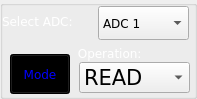
  <widget class="QGroupBox" name="groupBox">
   <property name="geometry">
    <rect>
     <x>585</x>
     <y>288</y>
     <width>197</width>
     <height>99</height>
    </rect>
   </property>
   <property name="palette">
    <palette>
     <active>
      <colorrole role="WindowText">
       <brush brushstyle="SolidPattern">
        <color alpha="255">
         <red>255</red>
         <green>255</green>
         <blue>255</blue>
        </color>
       </brush>
      </colorrole>
      <colorrole role="Text">
       <brush brushstyle="SolidPattern">
        <color alpha="255">
         <red>255</red>
         <green>255</green>
         <blue>255</blue>
        </color>
       </brush>
      </colorrole>
      <colorrole role="ButtonText">
       <brush brushstyle="SolidPattern">
        <color alpha="255">
         <red>255</red>
         <green>255</green>
         <blue>255</blue>
        </color>
       </brush>
      </colorrole>
     </active>
     <inactive>
      <colorrole role="WindowText">
       <brush brushstyle="SolidPattern">
        <color alpha="255">
         <red>255</red>
         <green>255</green>
         <blue>255</blue>
        </color>
       </brush>
      </colorrole>
      <colorrole role="Text">
       <brush brushstyle="SolidPattern">
        <color alpha="255">
         <red>255</red>
         <green>255</green>
         <blue>255</blue>
        </color>
       </brush>
      </colorrole>
      <colorrole role="ButtonText">
       <brush brushstyle="SolidPattern">
        <color alpha="255">
         <red>255</red>
         <green>255</green>
         <blue>255</blue>
        </color>
       </brush>
      </colorrole>
     </inactive>
     <disabled>
      <colorrole role="WindowText">
       <brush brushstyle="SolidPattern">
        <color alpha="255">
         <red>116</red>
         <green>116</green>
         <blue>116</blue>
        </color>
       </brush>
      </colorrole>
      <colorrole role="Text">
       <brush brushstyle="SolidPattern">
        <color alpha="255">
         <red>116</red>
         <green>116</green>
         <blue>116</blue>
        </color>
       </brush>
      </colorrole>
      <colorrole role="ButtonText">
       <brush brushstyle="SolidPattern">
        <color alpha="255">
         <red>116</red>
         <green>116</green>
         <blue>116</blue>
        </color>
       </brush>
      </colorrole>
     </disabled>
    </palette>
   </property>
   <property name="font">
    <font>
     <family>DejaVu Sans</family>
     <weight>50</weight>
     <bold>false</bold>
    </font>
   </property>
   <property name="title">
    <string/>
   </property>
   <widget class="QComboBox" name="cmdRWop_3">
    <property name="geometry">
     <rect>
      <x>79</x>
      <y>62</y>
      <width>111</width>
      <height>31</height>
     </rect>
    </property>
    <property name="palette">
     <palette>
      <active>
       <colorrole role="WindowText">
        <brush brushstyle="SolidPattern">
         <color alpha="255">
          <red>0</red>
          <green>0</green>
          <blue>0</blue>
         </color>
        </brush>
       </colorrole>
       <colorrole role="Text">
        <brush brushstyle="SolidPattern">
         <color alpha="255">
          <red>0</red>
          <green>0</green>
          <blue>0</blue>
         </color>
        </brush>
       </colorrole>
       <colorrole role="ButtonText">
        <brush brushstyle="SolidPattern">
         <color alpha="255">
          <red>0</red>
          <green>0</green>
          <blue>0</blue>
         </color>
        </brush>
       </colorrole>
      </active>
      <inactive>
       <colorrole role="WindowText">
        <brush brushstyle="SolidPattern">
         <color alpha="255">
          <red>0</red>
          <green>0</green>
          <blue>0</blue>
         </color>
        </brush>
       </colorrole>
       <colorrole role="Text">
        <brush brushstyle="SolidPattern">
         <color alpha="255">
          <red>0</red>
          <green>0</green>
          <blue>0</blue>
         </color>
        </brush>
       </colorrole>
       <colorrole role="ButtonText">
        <brush brushstyle="SolidPattern">
         <color alpha="255">
          <red>0</red>
          <green>0</green>
          <blue>0</blue>
         </color>
        </brush>
       </colorrole>
      </inactive>
      <disabled>
       <colorrole role="WindowText">
        <brush brushstyle="SolidPattern">
         <color alpha="255">
          <red>0</red>
          <green>0</green>
          <blue>0</blue>
         </color>
        </brush>
       </colorrole>
       <colorrole role="Text">
        <brush brushstyle="SolidPattern">
         <color alpha="255">
          <red>0</red>
          <green>0</green>
          <blue>0</blue>
         </color>
        </brush>
       </colorrole>
       <colorrole role="ButtonText">
        <brush brushstyle="SolidPattern">
         <color alpha="255">
          <red>0</red>
          <green>0</green>
          <blue>0</blue>
         </color>
        </brush>
       </colorrole>
      </disabled>
     </palette>
    </property>
    <property name="font">
     <font>
      <family>DejaVu Sans</family>
      <pointsize>16</pointsize>
      <weight>50</weight>
      <bold>false</bold>
     </font>
    </property>
    <item>
     <property name="text">
      <string>READ</string>
     </property>
    </item>
    <item>
     <property name="text">
      <string>WRITE</string>
     </property>
    </item>
   </widget>
   <widget class="QComboBox" name="cmbADCSel_3">
    <property name="geometry">
     <rect>
      <x>98</x>
      <y>6</y>
      <width>91</width>
      <height>34</height>
     </rect>
    </property>
    <property name="palette">
     <palette>
      <active>
       <colorrole role="WindowText">
        <brush brushstyle="SolidPattern">
         <color alpha="255">
          <red>0</red>
          <green>0</green>
          <blue>0</blue>
         </color>
        </brush>
       </colorrole>
       <colorrole role="Text">
        <brush brushstyle="SolidPattern">
         <color alpha="255">
          <red>0</red>
          <green>0</green>
          <blue>0</blue>
         </color>
        </brush>
       </colorrole>
       <colorrole role="ButtonText">
        <brush brushstyle="SolidPattern">
         <color alpha="255">
          <red>0</red>
          <green>0</green>
          <blue>0</blue>
         </color>
        </brush>
       </colorrole>
      </active>
      <inactive>
       <colorrole role="WindowText">
        <brush brushstyle="SolidPattern">
         <color alpha="255">
          <red>0</red>
          <green>0</green>
          <blue>0</blue>
         </color>
        </brush>
       </colorrole>
       <colorrole role="Text">
        <brush brushstyle="SolidPattern">
         <color alpha="255">
          <red>0</red>
          <green>0</green>
          <blue>0</blue>
         </color>
        </brush>
       </colorrole>
       <colorrole role="ButtonText">
        <brush brushstyle="SolidPattern">
         <color alpha="255">
          <red>0</red>
          <green>0</green>
          <blue>0</blue>
         </color>
        </brush>
       </colorrole>
      </inactive>
      <disabled>
       <colorrole role="WindowText">
        <brush brushstyle="SolidPattern">
         <color alpha="255">
          <red>0</red>
          <green>0</green>
          <blue>0</blue>
         </color>
        </brush>
       </colorrole>
       <colorrole role="Text">
        <brush brushstyle="SolidPattern">
         <color alpha="255">
          <red>0</red>
          <green>0</green>
          <blue>0</blue>
         </color>
        </brush>
       </colorrole>
       <colorrole role="ButtonText">
        <brush brushstyle="SolidPattern">
         <color alpha="255">
          <red>0</red>
          <green>0</green>
          <blue>0</blue>
         </color>
        </brush>
       </colorrole>
      </disabled>
     </palette>
    </property>
    <property name="font">
     <font>
      <family>DejaVu Sans</family>
      <weight>50</weight>
      <bold>false</bold>
     </font>
    </property>
    <item>
     <property name="text">
      <string>ADC 1</string>
     </property>
    </item>
    <item>
     <property name="text">
      <string>ADC 2</string>
     </property>
    </item>
   </widget>
   <widget class="QLabel" name="label_408">
    <property name="geometry">
     <rect>
      <x>74</x>
      <y>43</y>
      <width>81</width>
      <height>20</height>
     </rect>
    </property>
    <property name="palette">
     <palette>
      <active>
       <colorrole role="WindowText">
        <brush brushstyle="SolidPattern">
         <color alpha="255">
          <red>255</red>
          <green>255</green>
          <blue>255</blue>
         </color>
        </brush>
       </colorrole>
       <colorrole role="Text">
        <brush brushstyle="SolidPattern">
         <color alpha="255">
          <red>255</red>
          <green>255</green>
          <blue>255</blue>
         </color>
        </brush>
       </colorrole>
       <colorrole role="ButtonText">
        <brush brushstyle="SolidPattern">
         <color alpha="255">
          <red>255</red>
          <green>255</green>
          <blue>255</blue>
         </color>
        </brush>
       </colorrole>
      </active>
      <inactive>
       <colorrole role="WindowText">
        <brush brushstyle="SolidPattern">
         <color alpha="255">
          <red>255</red>
          <green>255</green>
          <blue>255</blue>
         </color>
        </brush>
       </colorrole>
       <colorrole role="Text">
        <brush brushstyle="SolidPattern">
         <color alpha="255">
          <red>255</red>
          <green>255</green>
          <blue>255</blue>
         </color>
        </brush>
       </colorrole>
       <colorrole role="ButtonText">
        <brush brushstyle="SolidPattern">
         <color alpha="255">
          <red>255</red>
          <green>255</green>
          <blue>255</blue>
         </color>
        </brush>
       </colorrole>
      </inactive>
      <disabled>
       <colorrole role="WindowText">
        <brush brushstyle="SolidPattern">
         <color alpha="255">
          <red>116</red>
          <green>116</green>
          <blue>116</blue>
         </color>
        </brush>
       </colorrole>
       <colorrole role="Text">
        <brush brushstyle="SolidPattern">
         <color alpha="255">
          <red>116</red>
          <green>116</green>
          <blue>116</blue>
         </color>
        </brush>
       </colorrole>
       <colorrole role="ButtonText">
        <brush brushstyle="SolidPattern">
         <color alpha="255">
          <red>116</red>
          <green>116</green>
          <blue>116</blue>
         </color>
        </brush>
       </colorrole>
      </disabled>
     </palette>
    </property>
    <property name="font">
     <font>
      <family>DejaVu Sans</family>
      <weight>50</weight>
      <bold>false</bold>
     </font>
    </property>
    <property name="text">
     <string> Operation:</string>
    </property>
   </widget>
   <widget class="QLabel" name="label_407">
    <property name="geometry">
     <rect>
      <x>2</x>
      <y>11</y>
      <width>91</width>
      <height>20</height>
     </rect>
    </property>
    <property name="palette">
     <palette>
      <active>
       <colorrole role="WindowText">
        <brush brushstyle="SolidPattern">
         <color alpha="255">
          <red>255</red>
          <green>255</green>
          <blue>255</blue>
         </color>
        </brush>
       </colorrole>
       <colorrole role="Text">
        <brush brushstyle="SolidPattern">
         <color alpha="255">
          <red>255</red>
          <green>255</green>
          <blue>255</blue>
         </color>
        </brush>
       </colorrole>
       <colorrole role="ButtonText">
        <brush brushstyle="SolidPattern">
         <color alpha="255">
          <red>255</red>
          <green>255</green>
          <blue>255</blue>
         </color>
        </brush>
       </colorrole>
      </active>
      <inactive>
       <colorrole role="WindowText">
        <brush brushstyle="SolidPattern">
         <color alpha="255">
          <red>255</red>
          <green>255</green>
          <blue>255</blue>
         </color>
        </brush>
       </colorrole>
       <colorrole role="Text">
        <brush brushstyle="SolidPattern">
         <color alpha="255">
          <red>255</red>
          <green>255</green>
          <blue>255</blue>
         </color>
        </brush>
       </colorrole>
       <colorrole role="ButtonText">
        <brush brushstyle="SolidPattern">
         <color alpha="255">
          <red>255</red>
          <green>255</green>
          <blue>255</blue>
         </color>
        </brush>
       </colorrole>
      </inactive>
      <disabled>
       <colorrole role="WindowText">
        <brush brushstyle="SolidPattern">
         <color alpha="255">
          <red>116</red>
          <green>116</green>
          <blue>116</blue>
         </color>
        </brush>
       </colorrole>
       <colorrole role="Text">
        <brush brushstyle="SolidPattern">
         <color alpha="255">
          <red>116</red>
          <green>116</green>
          <blue>116</blue>
         </color>
        </brush>
       </colorrole>
       <colorrole role="ButtonText">
        <brush brushstyle="SolidPattern">
         <color alpha="255">
          <red>116</red>
          <green>116</green>
          <blue>116</blue>
         </color>
        </brush>
       </colorrole>
      </disabled>
     </palette>
    </property>
    <property name="font">
     <font>
      <family>DejaVu Sans</family>
      <weight>50</weight>
      <bold>false</bold>
     </font>
    </property>
    <property name="text">
     <string>Select ADC:</string>
    </property>
   </widget>
   <widget class="QPushButton" name="butMode_3">
    <property name="geometry">
     <rect>
      <x>10</x>
      <y>54</y>
      <width>60</width>
      <height>40</height>
     </rect>
    </property>
    <property name="palette">
     <palette>
      <active>
       <colorrole role="WindowText">
        <brush brushstyle="SolidPattern">
         <color alpha="255">
          <red>0</red>
          <green>0</green>
          <blue>255</blue>
         </color>
        </brush>
       </colorrole>
       <colorrole role="Button">
        <brush brushstyle="LinearGradientPattern">
         <gradient startx="0.000000000000000" starty="0.000000000000000" endx="0.000000000000000" endy="1.000000000000000" type="LinearGradient" spread="PadSpread" coordinatemode="ObjectBoundingMode">
          <gradientstop position="0.000000000000000">
           <color alpha="255">
            <red>246</red>
            <green>247</green>
            <blue>250</blue>
           </color>
          </gradientstop>
          <gradientstop position="1.000000000000000">
           <color alpha="255">
            <red>218</red>
            <green>219</green>
            <blue>222</blue>
           </color>
          </gradientstop>
         </gradient>
        </brush>
       </colorrole>
       <colorrole role="Text">
        <brush brushstyle="SolidPattern">
         <color alpha="255">
          <red>0</red>
          <green>0</green>
          <blue>255</blue>
         </color>
        </brush>
       </colorrole>
       <colorrole role="ButtonText">
        <brush brushstyle="SolidPattern">
         <color alpha="255">
          <red>0</red>
          <green>0</green>
          <blue>255</blue>
         </color>
        </brush>
       </colorrole>
       <colorrole role="Base">
        <brush brushstyle="LinearGradientPattern">
         <gradient startx="0.000000000000000" starty="0.000000000000000" endx="0.000000000000000" endy="1.000000000000000" type="LinearGradient" spread="PadSpread" coordinatemode="ObjectBoundingMode">
          <gradientstop position="0.000000000000000">
           <color alpha="255">
            <red>246</red>
            <green>247</green>
            <blue>250</blue>
           </color>
          </gradientstop>
          <gradientstop position="1.000000000000000">
           <color alpha="255">
            <red>218</red>
            <green>219</green>
            <blue>222</blue>
           </color>
          </gradientstop>
         </gradient>
        </brush>
       </colorrole>
       <colorrole role="Window">
        <brush brushstyle="LinearGradientPattern">
         <gradient startx="0.000000000000000" starty="0.000000000000000" endx="0.000000000000000" endy="1.000000000000000" type="LinearGradient" spread="PadSpread" coordinatemode="ObjectBoundingMode">
          <gradientstop position="0.000000000000000">
           <color alpha="255">
            <red>246</red>
            <green>247</green>
            <blue>250</blue>
           </color>
          </gradientstop>
          <gradientstop position="1.000000000000000">
           <color alpha="255">
            <red>218</red>
            <green>219</green>
            <blue>222</blue>
           </color>
          </gradientstop>
         </gradient>
        </brush>
       </colorrole>
      </active>
      <inactive>
       <colorrole role="WindowText">
        <brush brushstyle="SolidPattern">
         <color alpha="255">
          <red>0</red>
          <green>0</green>
          <blue>255</blue>
         </color>
        </brush>
       </colorrole>
       <colorrole role="Button">
        <brush brushstyle="LinearGradientPattern">
         <gradient startx="0.000000000000000" starty="0.000000000000000" endx="0.000000000000000" endy="1.000000000000000" type="LinearGradient" spread="PadSpread" coordinatemode="ObjectBoundingMode">
          <gradientstop position="0.000000000000000">
           <color alpha="255">
            <red>246</red>
            <green>247</green>
            <blue>250</blue>
           </color>
          </gradientstop>
          <gradientstop position="1.000000000000000">
           <color alpha="255">
            <red>218</red>
            <green>219</green>
            <blue>222</blue>
           </color>
          </gradientstop>
         </gradient>
        </brush>
       </colorrole>
       <colorrole role="Text">
        <brush brushstyle="SolidPattern">
         <color alpha="255">
          <red>0</red>
          <green>0</green>
          <blue>255</blue>
         </color>
        </brush>
       </colorrole>
       <colorrole role="ButtonText">
        <brush brushstyle="SolidPattern">
         <color alpha="255">
          <red>0</red>
          <green>0</green>
          <blue>255</blue>
         </color>
        </brush>
       </colorrole>
       <colorrole role="Base">
        <brush brushstyle="LinearGradientPattern">
         <gradient startx="0.000000000000000" starty="0.000000000000000" endx="0.000000000000000" endy="1.000000000000000" type="LinearGradient" spread="PadSpread" coordinatemode="ObjectBoundingMode">
          <gradientstop position="0.000000000000000">
           <color alpha="255">
            <red>246</red>
            <green>247</green>
            <blue>250</blue>
           </color>
          </gradientstop>
          <gradientstop position="1.000000000000000">
           <color alpha="255">
            <red>218</red>
            <green>219</green>
            <blue>222</blue>
           </color>
          </gradientstop>
         </gradient>
        </brush>
       </colorrole>
       <colorrole role="Window">
        <brush brushstyle="LinearGradientPattern">
         <gradient startx="0.000000000000000" starty="0.000000000000000" endx="0.000000000000000" endy="1.000000000000000" type="LinearGradient" spread="PadSpread" coordinatemode="ObjectBoundingMode">
          <gradientstop position="0.000000000000000">
           <color alpha="255">
            <red>246</red>
            <green>247</green>
            <blue>250</blue>
           </color>
          </gradientstop>
          <gradientstop position="1.000000000000000">
           <color alpha="255">
            <red>218</red>
            <green>219</green>
            <blue>222</blue>
           </color>
          </gradientstop>
         </gradient>
        </brush>
       </colorrole>
      </inactive>
      <disabled>
       <colorrole role="WindowText">
        <brush brushstyle="SolidPattern">
         <color alpha="255">
          <red>0</red>
          <green>0</green>
          <blue>255</blue>
         </color>
        </brush>
       </colorrole>
       <colorrole role="Button">
        <brush brushstyle="LinearGradientPattern">
         <gradient startx="0.000000000000000" starty="0.000000000000000" endx="0.000000000000000" endy="1.000000000000000" type="LinearGradient" spread="PadSpread" coordinatemode="ObjectBoundingMode">
          <gradientstop position="0.000000000000000">
           <color alpha="255">
            <red>246</red>
            <green>247</green>
            <blue>250</blue>
           </color>
          </gradientstop>
          <gradientstop position="1.000000000000000">
           <color alpha="255">
            <red>218</red>
            <green>219</green>
            <blue>222</blue>
           </color>
          </gradientstop>
         </gradient>
        </brush>
       </colorrole>
       <colorrole role="Text">
        <brush brushstyle="SolidPattern">
         <color alpha="255">
          <red>0</red>
          <green>0</green>
          <blue>255</blue>
         </color>
        </brush>
       </colorrole>
       <colorrole role="ButtonText">
        <brush brushstyle="SolidPattern">
         <color alpha="255">
          <red>0</red>
          <green>0</green>
          <blue>255</blue>
         </color>
        </brush>
       </colorrole>
       <colorrole role="Base">
        <brush brushstyle="LinearGradientPattern">
         <gradient startx="0.000000000000000" starty="0.000000000000000" endx="0.000000000000000" endy="1.000000000000000" type="LinearGradient" spread="PadSpread" coordinatemode="ObjectBoundingMode">
          <gradientstop position="0.000000000000000">
           <color alpha="255">
            <red>246</red>
            <green>247</green>
            <blue>250</blue>
           </color>
          </gradientstop>
          <gradientstop position="1.000000000000000">
           <color alpha="255">
            <red>218</red>
            <green>219</green>
            <blue>222</blue>
           </color>
          </gradientstop>
         </gradient>
        </brush>
       </colorrole>
       <colorrole role="Window">
        <brush brushstyle="LinearGradientPattern">
         <gradient startx="0.000000000000000" starty="0.000000000000000" endx="0.000000000000000" endy="1.000000000000000" type="LinearGradient" spread="PadSpread" coordinatemode="ObjectBoundingMode">
          <gradientstop position="0.000000000000000">
           <color alpha="255">
            <red>246</red>
            <green>247</green>
            <blue>250</blue>
           </color>
          </gradientstop>
          <gradientstop position="1.000000000000000">
           <color alpha="255">
            <red>218</red>
            <green>219</green>
            <blue>222</blue>
           </color>
          </gradientstop>
         </gradient>
        </brush>
       </colorrole>
      </disabled>
     </palette>
    </property>
    <property name="font">
     <font>
      <family>DejaVu Sans</family>
      <weight>50</weight>
      <bold>false</bold>
     </font>
    </property>
    <property name="text">
     <string>Mode</string>
    </property>
   </widget>
  </widget>
